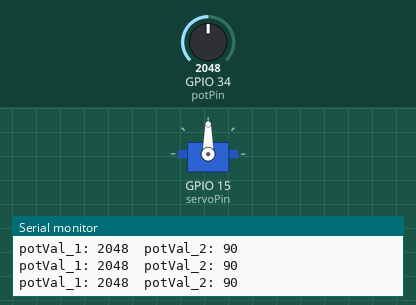
Recording of a program running on a simulated ESP32. Parts: servo, the last lines printed to the serial monitor. The test bench sets the inputs (shaded band); at power-on: GPIO 34 (potPin) = 2048.

Above: at 1.2 s.
1.3 s: GPIO 34 (potPin) set to 2866
At 2.4 s:
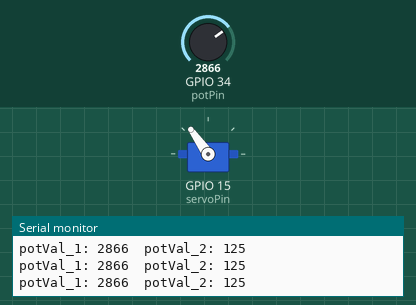
2.8 s: GPIO 34 (potPin) set to 3603
At 3.5 s:
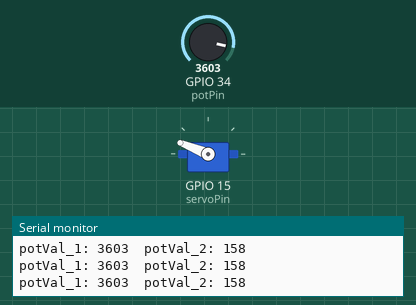
4.3 s: GPIO 34 (potPin) set to 4095
At 4.7 s:
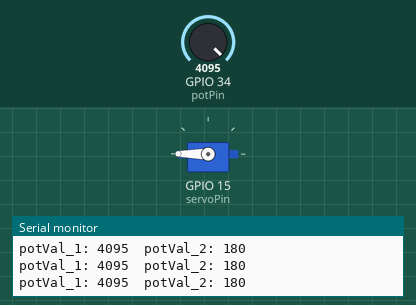
5.8 s: GPIO 34 (potPin) set to 1228
At 7.0 s:
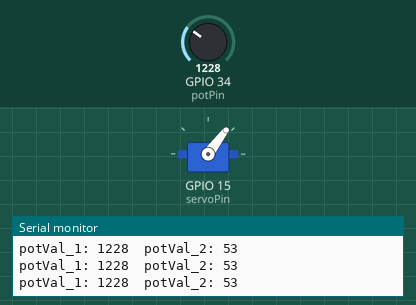
7.3 s: GPIO 34 (potPin) set to 491
At 8.5 s:
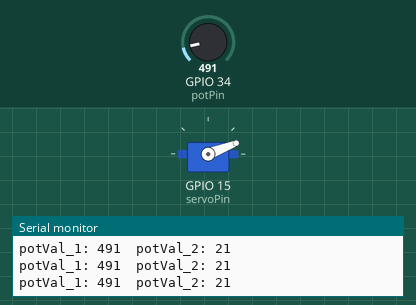
8.8 s: GPIO 34 (potPin) set to 0
At 9.8 s:
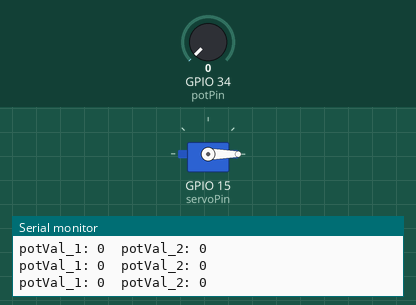
Timing chart, 0 to 11.3 s (numbered marks = the images above; inputs shaded):
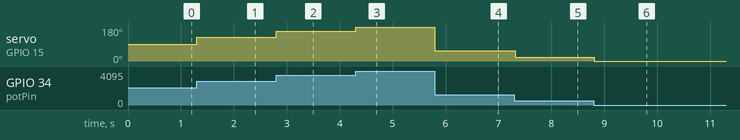

Measured:
- after the input at 1.3 s, servo on GPIO 15 (servoPin): 90° → 125° at once
- after the input at 2.8 s, servo on GPIO 15 (servoPin): 125° → 158° at once
- after the input at 4.3 s, servo on GPIO 15 (servoPin): 158° → 180° at once
- after the input at 5.8 s, servo on GPIO 15 (servoPin): 180° → 53° at once
- after the input at 7.3 s, servo on GPIO 15 (servoPin): 53° → 21° at once
- after the input at 8.8 s, servo on GPIO 15 (servoPin): 21° → 0° at once

The program:

main.cpp
```cpp
/**********************************************************************
  Filename    : Control Servo by Potentiometer
  Description : Use potentiometer to control the rotation of servo motor.
  Auther      : www.freenove.com
  Modification: 2024/06/19
**********************************************************************/

#include <Arduino.h>

#include <ESP32Servo.h>
#define ADC_Max 4095    // This is the default ADC max value on the ESP32 (12 bit ADC width);

Servo myservo;  // create servo object to control a servo

int servoPin = 15;      // GPIO pin used to connect the servo control (digital out)
int potPin = 34;        // GPIO pin used to connect the potentiometer (analog in)
int potVal;             //variable to read the value from the analog pin

void setup()
{
  myservo.setPeriodHertz(50);// Standard 50hz servo
  // attaches the servo on servoPin to the servo object
  myservo.attach(servoPin, 500, 2500);
  Serial.begin(115200);
}

void loop() {
  // read the value of the potentiometer (value between 0 and 4095)
  potVal = analogRead(potPin);
  Serial.printf("potVal_1: %d\t",potVal);
  // scale it to use it with the servo (value between 0 and 180)
  potVal = map(potVal, 0, ADC_Max, 0, 180);
  // set the servo position according to the scaled value
  myservo.write(potVal);
  Serial.printf("potVal_2: %d\n",potVal);
  delay(15);// wait for the servo to get there
}
```
